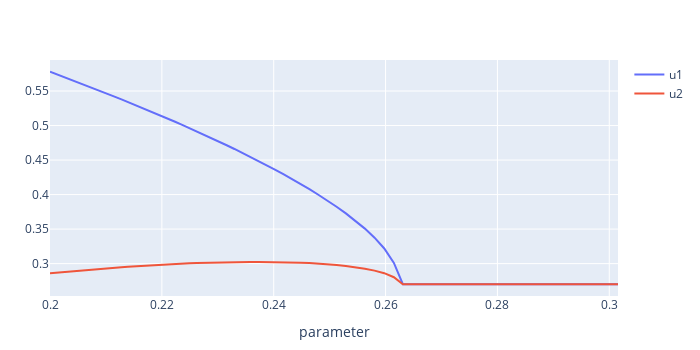

The notebook cell saved with this chart:
### Code cell
# Create trace
u1 = scatter(
    x = par_values,
    y = conditions[:,1],
    mode="lines",
    name="u1",
    showlegend=true
    )
u2 = scatter(
    x = par_values,
    y = conditions[:,2],
    mode="lines",
    name="u2",
    showlegend=true
    )

layout = Layout(
    xaxis_title = "parameter",
    # yaxis_type="log",
    yaxis_exponentformat="power",
    # yaxis_title = "",
    width=700, height=350,
    )

plot([u1, u2], layout)
